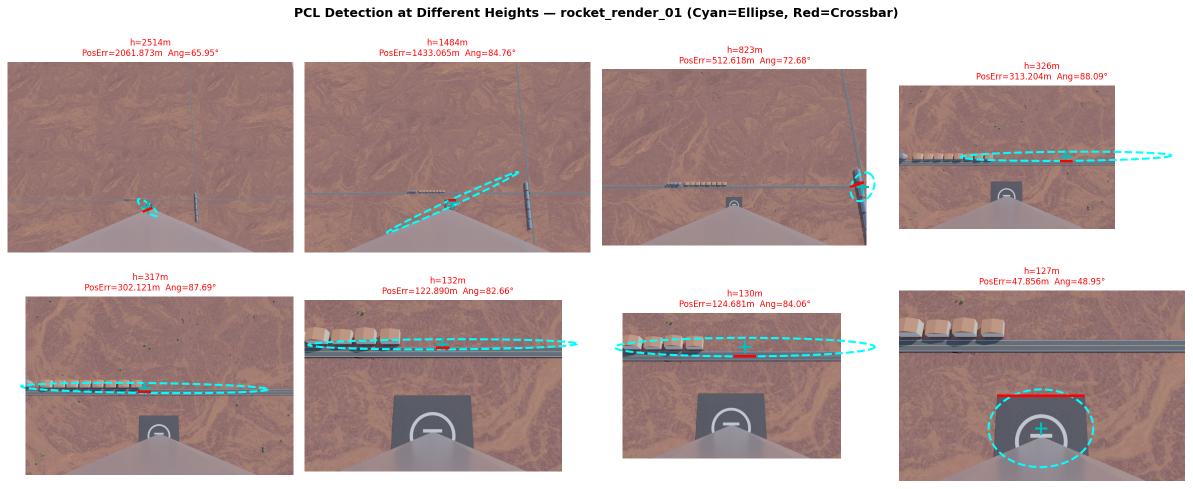
#> input picture PCL/outputs/pcl_detection_01.png, 2385 x 977 px (shown at 1/2 size)
$ python -i run_dataset.py   (imports and definitions only)
#> lines starting #> are read from the running program, lines starting #| are printed output that depends on the picture
#> further down, picture is the input picture: shape (977, 2385, 3); mean B, G, R 165.8, 167.6, 186.2
"""
PCL 方法 —— 仿真数据集端到端测试
===================================
基于论文：Meng et al., "Satellite Pose Estimation via Single Perspective
Circle and Line," IEEE TAES, Vol.54, No.6, Dec.2018

输入数据源：
    datasets/rocket_render_0x/rgb/              —— 仿真 RGB 图像序列（RGBA格式）
    datasets/rocket_render_0x/mask/             —— 语义掩码（255=标记,1=台面,0=背景）
    datasets/rocket_render_0x/trajectory_0x.csv —— 飞行轨迹（世界坐标系）

图像与轨迹的对应关系：
    trajectory_0x.csv 行数与 rgb/ 图像数量一一对应（除表头外）

检测模式（--mode）：
    mask  —— 从语义掩码直接提取（精确，用于验证算法理论上限）
    rgb   —— 从 RGB 图像检测（CLAHE 增强 + 双边滤波 + 自适应 Canny）

输出：
    outputs/pcl_overview_{id}_{mode}.png   —— 4面板误差总览图
    outputs/pcl_detection_{id}_{mode}.png  —— 多高度关键帧检测可视化
    outputs/pcl_timeseries_{id}_{mode}.png —— 时序误差曲线

用法：
    python run_dataset.py [--dataset 01|02] [--sample N] [--mode mask|rgb]
"""

import argparse
import csv
import math
import json
import os
import sys

import cv2
import matplotlib
# [1 line not run here, left out]
import matplotlib.pyplot as plt
import numpy as np
from matplotlib.patches import Ellipse as MEllipse
from scipy.spatial.transform import Rotation

# ── 导入核心 PCL 算法 ─────────────────────────────────────────────────────────
_HERE = os.path.dirname(os.path.abspath(__file__))
sys.path.insert(0, _HERE)
from pcl_pose_estimation import (  # noqa: E402
    build_camera_matrix,
    ellipse_to_matrix,
    recover_dual_poses_p1c,
    compute_plane_normal_from_line_image,
    recover_full_pose_case1,
    select_correct_pose,
)

plt.rcParams['font.family'] = 'DejaVu Sans'

# ═════════════════════════════════════════════════════════════════════════════
# 场景与传感器参数（与 Blender 渲染脚本保持一致）
# ═════════════════════════════════════════════════════════════════════════════

# ── 相机光学参数（来自 Blender OnboardCam 设置）
# cam.data.lens        = 24        → 焦距 24 mm
# cam.data.sensor_width = 36       → 传感器宽 36 mm（水平方向）
# cam.data.sensor_fit  = 'HORIZONTAL'
# 图像分辨率 img_w × img_h（运行时自动检测）
# fx = fy = lens_mm / (sensor_w_mm / img_w) = lens_mm * img_w / sensor_w_mm
BLENDER_LENS_MM   = 24.0    # Blender cam.data.lens (mm)
BLENDER_SENSOR_W  = 36.0    # Blender cam.data.sensor_width (mm)

# ── 降落区标记几何参数 (m)
# 默认值（防止配置缺失导致报错；最终会尝试从 marker_config.json 覆盖）
CIRCLE_R = 20.0         # 圆半径 (m)
H_HALF_W = 5.4          # H 形横杆半宽（用于位姿验证点）(m)

# 标志物几何配置（来自 Blender 设计先验）
_CONFIG_PATH = os.path.join(_HERE, "marker_config.json")
_DEBUG_LINE_EXTRACTION = False
_DEBUG_LINE_PRINT_LIMIT = 0
_DEBUG_LINE_PRINT_COUNT = 0
# [11 lines not run here, left out]

# ── 相机在箭体坐标系中的安装位置 (m)（来自 Blender cam.location）
# cam.location = (R_cam + 0.15,  0.0,  L_cam * 0.85)
# ROCKET_RADIUS ≈ 1.85 m，ROCKET_LENGTH ≈ 42 m（根据仿真脚本中的 R_cam / L_cam）
ROCKET_RADIUS = 1.85    # 与渲染脚本 ROCKET_RADIUS 一致 (m)
ROCKET_LENGTH = 42.0    # 与渲染脚本 ROCKET_LENGTH 一致 (m)
CAM_OFFSET = np.array([ROCKET_RADIUS + 0.15, 0.0, ROCKET_LENGTH * 0.85])

# ── 相机在箭体坐标系中的安装朝向（来自 Blender cam.rotation_euler）
# cam.rotation_mode = 'XYZ'
# cam.rotation_euler = (radians(15),  0,  radians(-90))
#
# Blender 相机局部坐标系：-Z 为视线方向，+Y 为上方
# OpenCV/PCL 相机坐标系：+Z 为视线方向，+Y 向下
# 转换关系：R_bl2cv = diag(1, -1, -1)
#
# 从 Blender 欧拉角计算：箭体坐标系 → OpenCV 相机坐标系
_R_CAM_BODY_BL = Rotation.from_euler(
    'xyz', [math.radians(15), 0.0, math.radians(-90)]).as_matrix()
_R_BL2CV = np.diag([1.0, -1.0, -1.0])          # Blender相机帧 → OpenCV相机帧

# R_BODY_TO_CAM：箭体坐标系 → OpenCV 相机坐标系（预计算，帧间复用）
# 用法：R_wc = R_BODY_TO_CAM @ R_body.T   （R_body 为箭体→世界旋转）
R_BODY_TO_CAM = _R_BL2CV @ _R_CAM_BODY_BL.T


# ═════════════════════════════════════════════════════════════════════════════
# 工具函数
# ═════════════════════════════════════════════════════════════════════════════

# [168 lines left out: functions imread_unicode, build_K, body_to_world_cam, detect_from_mask, not called in this run]


# ═════════════════════════════════════════════════════════════════════════════
# 检测模式 B：从 RGB 图像检测（含预处理）
# ═════════════════════════════════════════════════════════════════════════════

def preprocess_for_detection(img: np.ndarray) -> np.ndarray:
    """
    RGB/RGBA 图像预处理流水线，增强白色标记的可检测性。

    步骤：
        1. 丢弃 alpha 通道（如有），得到 BGR
        2. 转 LAB 色彩空间，对 L 通道做 CLAHE（局部对比度增强）
        3. 双边滤波去噪（保边，保留标记轮廓）
        4. 转灰度输出

    Returns
    -------
    gray : np.ndarray (H,W)  预处理后的灰度图
    """
    # 处理 RGBA 格式（alpha 全 255，直接丢弃）
    bgr = img[:, :, :3] if img.ndim == 3 and img.shape[2] == 4 else img.copy()

    # LAB + CLAHE 增强局部对比度
    lab     = cv2.cvtColor(bgr, cv2.COLOR_BGR2LAB)
#> lab: shape (977, 2385, 3); mean of channels 0, 1, 2 177.9, 135.3, 132
    lch, a, b = cv2.split(lab)
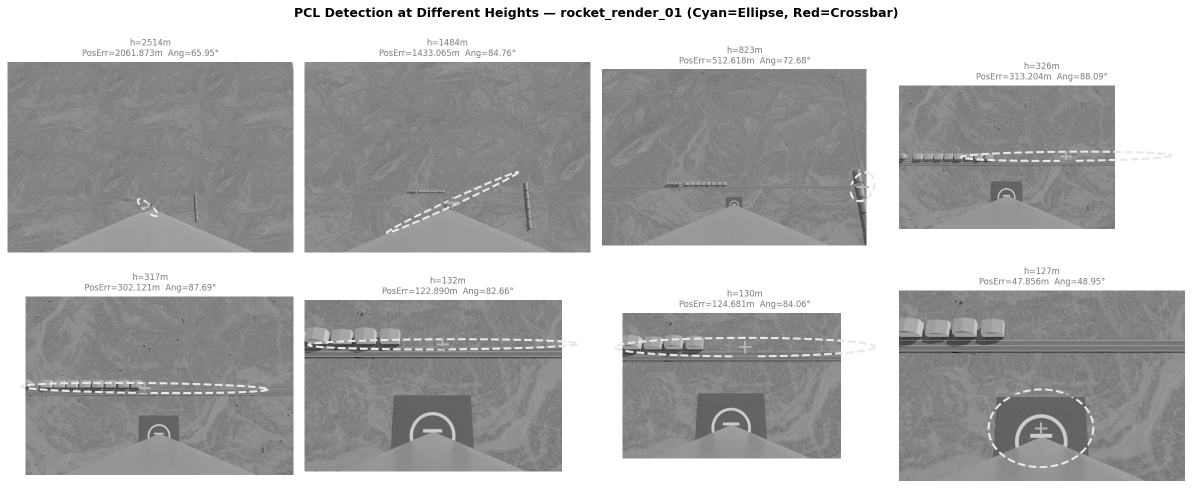
#> lch: shape (977, 2385) (shown at 1/2 size); min 0, max 255, mean 177.9
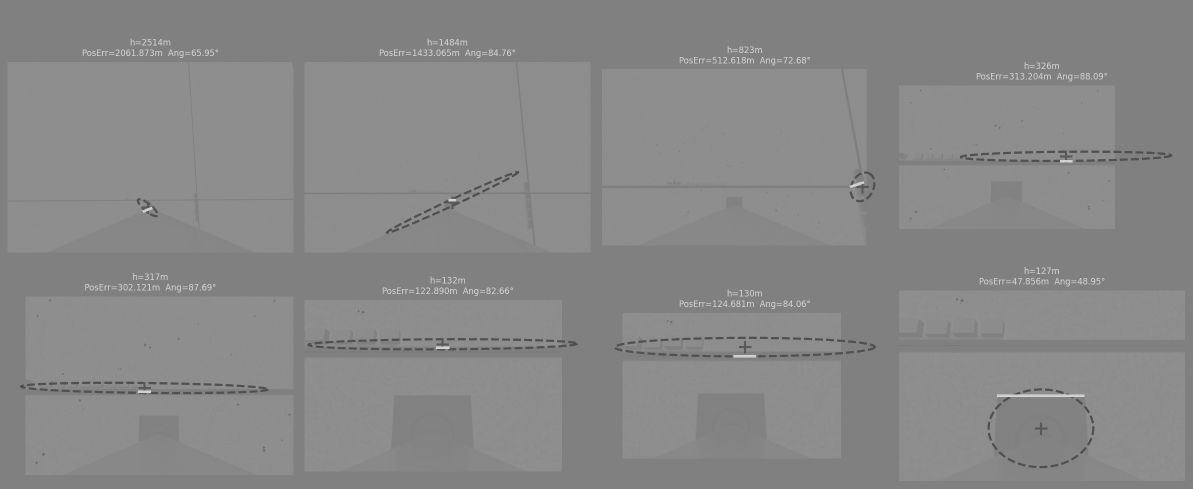
#> a: shape (977, 2385) (shown at 1/2 size); min 80, max 208, mean 135.3
    clahe     = cv2.createCLAHE(clipLimit=3.0, tileGridSize=(8, 8))
    l_eq      = clahe.apply(lch)
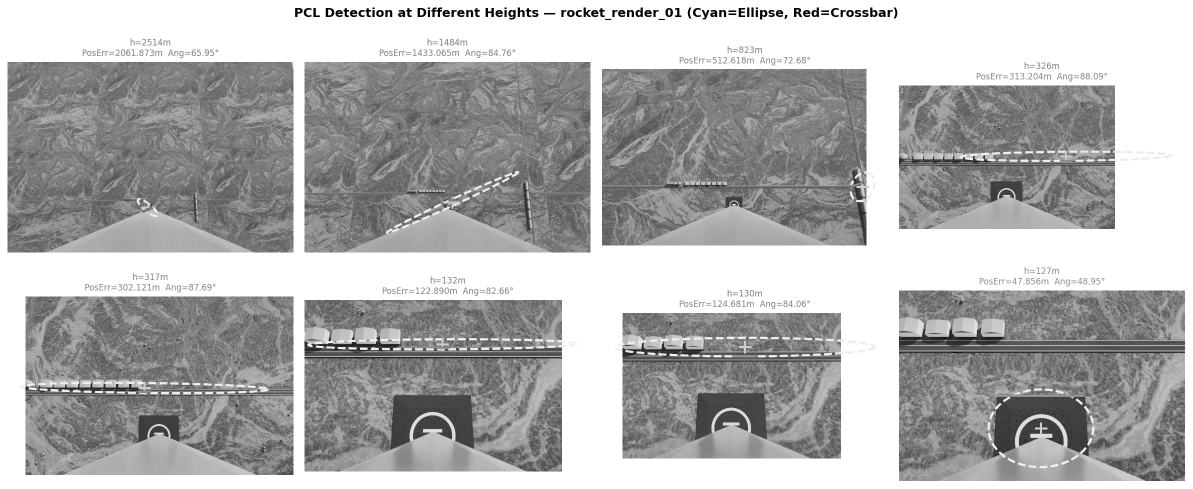
#> l_eq: shape (977, 2385) (shown at 1/2 size); min 1, max 255, mean 175.8
    bgr_eq    = cv2.cvtColor(cv2.merge([l_eq, a, b]), cv2.COLOR_LAB2BGR)
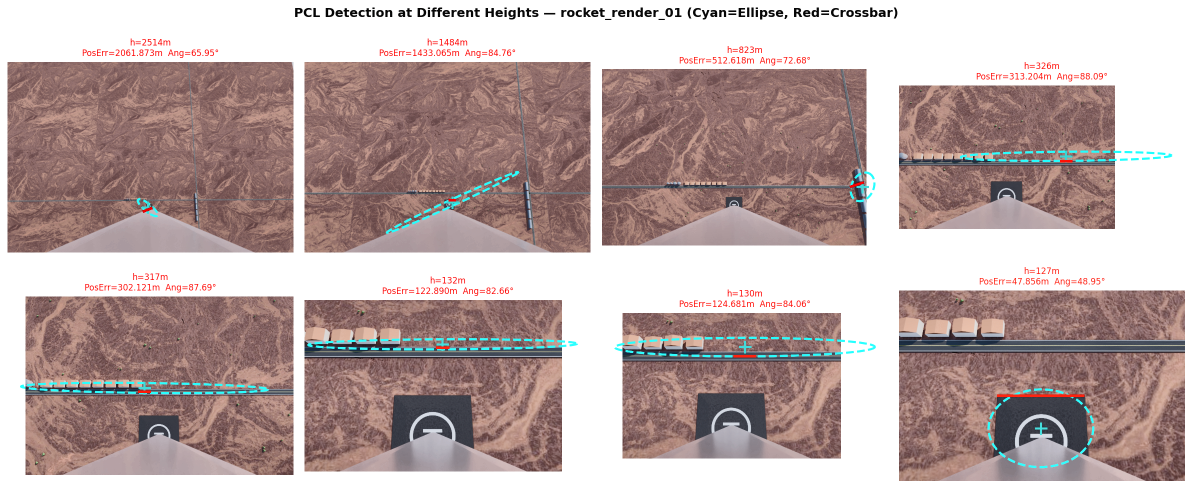
#> bgr_eq: shape (977, 2385, 3) (shown at 1/2 size); mean B, G, R 164.1, 165.9, 184.5

    # 双边滤波（d=9，保边去噪）
    gray = cv2.cvtColor(bgr_eq, cv2.COLOR_BGR2GRAY)
    gray = cv2.bilateralFilter(gray, 9, 75, 75)
    return gray


# [641 lines left out: functions detect_ellipse_rgb, detect_crossbar_rgb, compute_ground_truth, run_pcl_single, run, make_plots, not called in this run]


# ═════════════════════════════════════════════════════════════════════════════
# 命令行入口
# ═════════════════════════════════════════════════════════════════════════════

# [24 lines not run here, left out]

>>> import cv2
>>> picture = cv2.imread('outputs/pcl_detection_01.png')
>>> result = preprocess_for_detection(picture)
